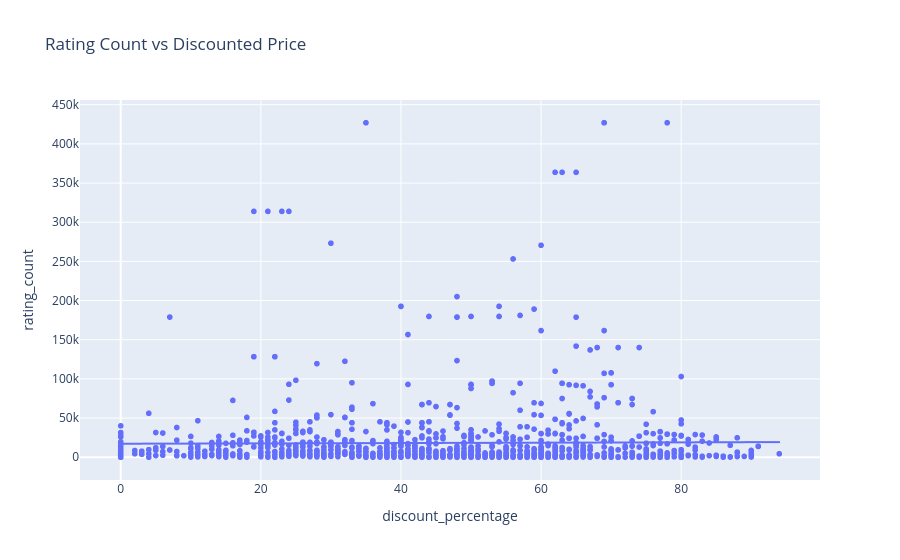

This figure's notebook cell:
### Markdown cell above
###### 1.Are high discounts actually driving meaningful volume?

### Code cell
import plotly.express as px

fig = px.scatter(
    df,
    x="discount_percentage",
    y="rating_count",
    trendline="ols",
    title="Rating Count vs Discounted Price"
)

fig.show()

### Figure 1 — Plotly figure (JSON) as saved in the notebook; plotly's stock layout.template omitted (floating-point values rounded to 4 significant figures; data arrays with more than 128 entries replaced by an {"elided": "..."} marker saying what was removed)
{"data": [{"hovertemplate": "discount_percentage=%{x}<br>rating_count=%{y}<extra></extra>", "legendgroup": "", "marker": {"color": "#636efa", "symbol": "circle"}, "mode": "markers", "name": "", "showlegend": false, "type": "scattergl", "x": {"elided": "1462 float values"}, "xaxis": "x", "y": {"elided": "1462 int values"}, "yaxis": "y"}, {"hovertemplate": "<b>OLS trendline</b><br>rating_count = 22.3475 * discount_percentage + 17242<br>R<sup>2</sup>=0.000128<br><br>discount_percentage=%{x}<br>rating_count=%{y} <b>(trend)</b><extra></extra>", "legendgroup": "", "marker": {"color": "#636efa", "symbol": "circle"}, "mode": "lines", "name": "", "showlegend": false, "type": "scattergl", "x": {"elided": "1462 float values"}, "xaxis": "x", "y": {"elided": "1462 float values"}, "yaxis": "y"}], "layout": {"legend": {"tracegroupgap": 0}, "title": {"text": "Rating Count vs Discounted Price"}, "xaxis": {"anchor": "y", "domain": [0, 1], "title": {"text": "discount_percentage"}}, "yaxis": {"anchor": "x", "domain": [0, 1], "title": {"text": "rating_count"}}}}
